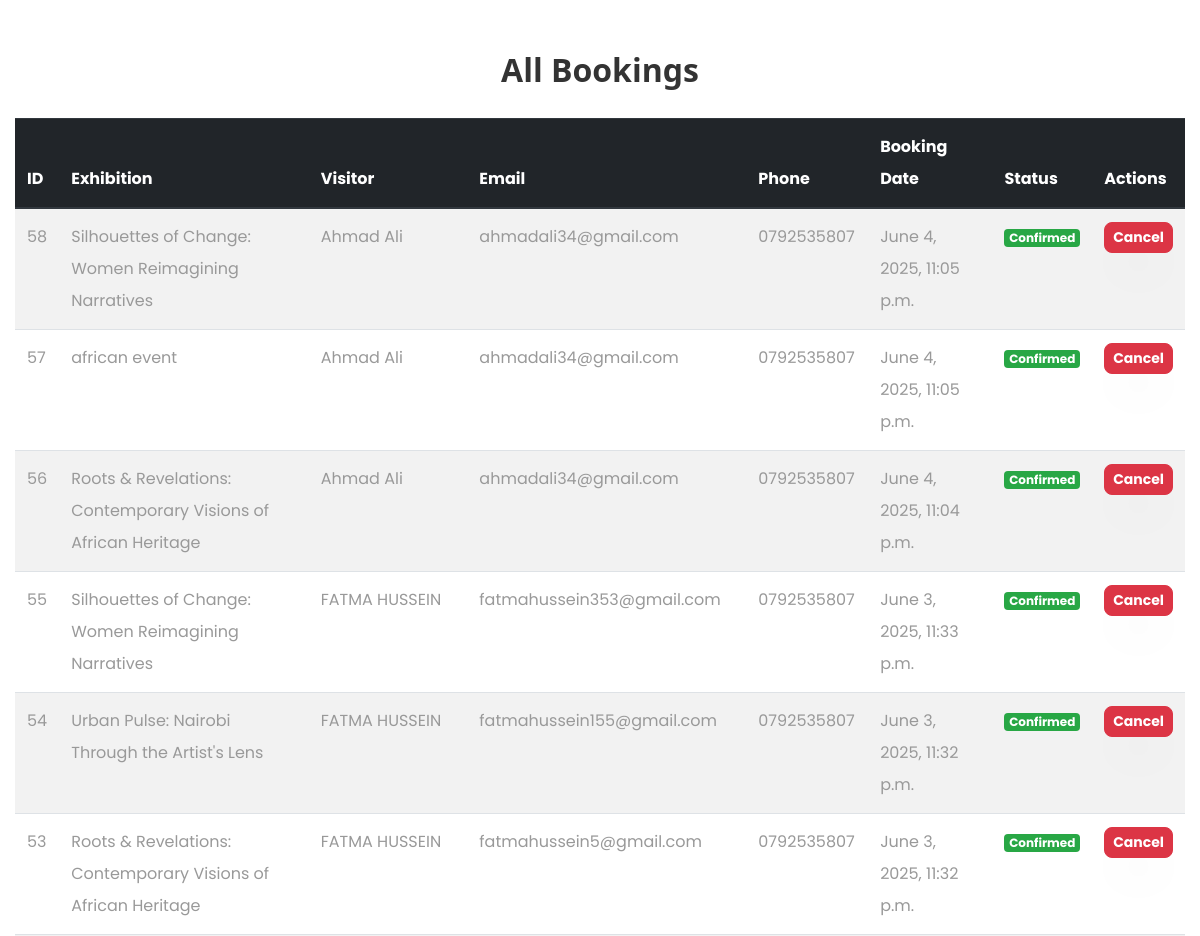
The page /bookings/ (signed in, middle part) on the database as committed earlier.
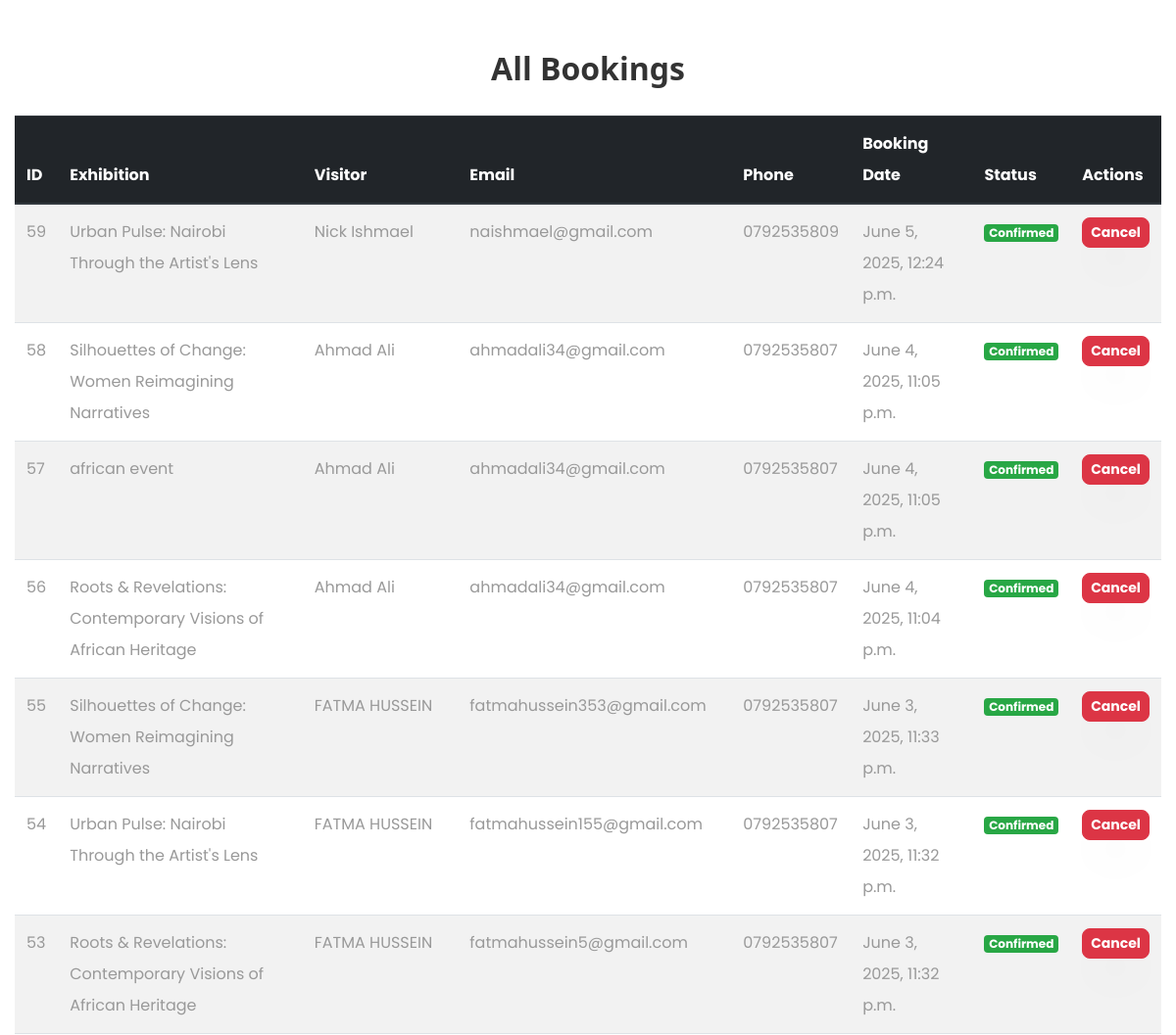
The same page on the database as committed later.
### usanii/models.py (models this page shows, shortened)
class Booking(models.Model):
    exhibition = models.ForeignKey(
        Exhibition,
        on_delete=models.CASCADE,
        related_name='bookings'  # Added for easier querying
    )
    name = models.CharField(max_length=255)
    email = models.EmailField()
    phone = models.CharField(max_length=15)
    booking_date = models.DateTimeField(auto_now_add=True)
    is_confirmed = models.BooleanField(default=True)
    attended = models.BooleanField(default=False)  # Track if they actually attended
    user = models.ForeignKey(User, on_delete=models.SET_NULL, null=True, blank=True)  # Added for customer reports
    class Meta:
        unique_together = ('email', 'exhibition')  # Prevent duplicate bookings
        ordering = ['-booking_date']  # Newest bookings first
        verbose_name = "Booking"
        verbose_name_plural = "Bookings"

class Exhibition(models.Model):
    title = models.CharField(max_length=255)
    image = models.ImageField(upload_to='exhibitions/')
    date = models.CharField(max_length=200, default='Saturday')
    description = models.TextField(max_length=1000, default='This is an exhibition')
    start_time = models.TimeField(
        help_text="Format: HH:MM (24-hour format), e.g. 18:00 for 6 PM"
    )
    end_time = models.TimeField(
        help_text="Format: HH:MM (24-hour format), e.g. 21:00 for 9 PM"
    )
    max_capacity = models.PositiveIntegerField(default=50)
    current_attendees = models.PositiveIntegerField(default=0)
    created_at = models.DateTimeField(default=timezone.now)  # Added for better reporting
    booking_date = models.DateTimeField(default=timezone.now)
    class Meta:
        verbose_name = "Exhibition"
        verbose_name_plural = "Exhibitions"
        ordering = ['-created_at']  # Newest exhibitions first

### usanii/views.py (the view)
# urls.py: path('bookings/', views.booking_list, name='booking_list'),
def booking_list(request):
    if not request.user.is_authenticated:
        return redirect('login')
    bookings = Booking.objects.select_related('exhibition').all()
    return render(request, "booking_list.html", {
        "bookings": bookings,
        "footer": Footer.objects.all()
    })

### usanii/templates/booking_list.html (shortened to what this page needs)
{% extends 'common.html' %}
{% load static %}
{% block body %}
<div class="container my-5">
    <h2 class="text-center mb-4" style="font-family: 'Segoe UI', Tahoma, Geneva, Verdana, sans-serif; color: #333; font-weight: bold;">All Bookings</h2>
    <div class="table-responsive">
        <table class="table table-striped table-hover" style="border-radius: 8px; box-shadow: 0 4px 10px rgba(0, 0, 0, 0.1);">
            <thead class="thead-dark" style="background-color: #3498db; color: #fff;">
                <tr>
                    <th>ID</th>
                    <th>Exhibition</th>
                    <th>Visitor</th>
                    <th>Email</th>
                    <th>Phone</th>
                    <th>Booking Date</th>
                    <th>Status</th>
                    <th>Actions</th>
                </tr>
            </thead>
            <tbody>
                {% for booking in bookings %}
                <tr>
                    <td>{{ booking.id }}</td>
                    <td>{{ booking.exhibition.title }}</td>
                    <td>{{ booking.name }}</td>
                    <td>{{ booking.email }}</td>
                    <td>{{ booking.phone }}</td>
                    <td>{{ booking.booking_date }}</td>
                    <td>
                        {% if booking.is_confirmed %}
                            <span class="badge badge-success" style="font-weight: bold;">Confirmed</span>
                        {% else %}
                            <span class="badge badge-warning" style="font-weight: bold;">Pending</span>
                        {% endif %}
                    </td>
                    <td>
                        <a href="{% url 'cancel_booking' booking.id %}" class="btn btn-sm btn-danger" onclick="return confirm('Are you sure you want to cancel this booking?')" style="border-radius: 8px; font-weight: bold;">Cancel</a>
                    </td>
                </tr>
                {% empty %}
                <tr>
                    <td colspan="8" class="text-center">No bookings found</td>
                </tr>
                {% endfor %}
            </tbody>
        </table>
    </div>
</div>
{% endblock %}

Rows that differ between the two databases and show on the page:
added Booking: id "59", exhibition "Urban Pulse: Nairobi Through the Artist's Lens", name "Nick Ishmael", email "naishmael@gmail.com", phone "0792535809", booking_date "June 5, 2025, 12:24 p.m.", is_confirmed "Confirmed"
